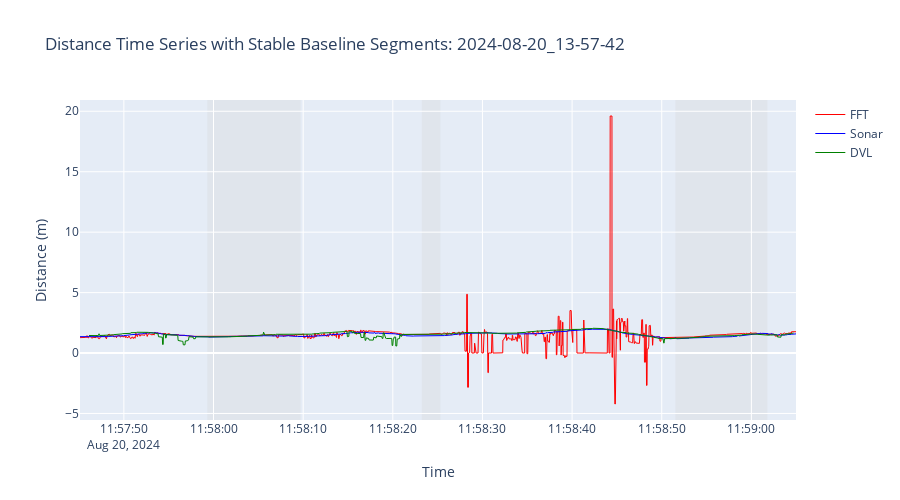

The cell this chart's notebook holds for it:
### Markdown cell above
## 8. Visualization

Create comprehensive plots of all analyses.

### Code cell
# Plot 1: Full time series with baseline segments highlighted
fig1 = go.Figure()

for method, col, color in [('FFT', 'fft_distance_m', 'red'), 
                           ('Sonar', 'sonar_distance_m', 'blue'), 
                           ('DVL', 'nav_distance_m', 'green')]:
    if col in df.columns:
        fig1.add_trace(go.Scatter(
            x=df.index, y=df[col],
            mode='lines', name=method,
            line=dict(color=color, width=1)
        ))

# Highlight baseline segments
for seg in segments[:20]:  # First 20 segments
    fig1.add_vrect(
        x0=seg['start'], x1=seg['end'],
        fillcolor="lightgray", opacity=0.3,
        layer="below", line_width=0
    )

fig1.update_layout(
    title=f"Distance Time Series with Stable Baseline Segments: {TARGET_BAG}",
    xaxis_title="Time",
    yaxis_title="Distance (m)",
    height=500,
    hovermode='x unified'
)

fig1.show()
save_path = PLOTS_DIR / f"{TARGET_BAG}_full_timeseries.html"
fig1.write_html(str(save_path))
print(f"Saved: {save_path.name}")

### Figure 1 — Plotly figure (JSON) as saved in the notebook; plotly's stock layout.template omitted (floating-point values rounded to 4 significant figures; data arrays with more than 128 entries replaced by an {"elided": "..."} marker saying what was removed)
{"data": [{"line": {"color": "red", "width": 1}, "mode": "lines", "name": "FFT", "type": "scatter", "x": {"elided": "2744 str values"}, "y": {"elided": "2744 float values"}}, {"line": {"color": "blue", "width": 1}, "mode": "lines", "name": "Sonar", "type": "scatter", "x": {"elided": "2744 str values"}, "y": {"elided": "2744 float values"}}, {"line": {"color": "green", "width": 1}, "mode": "lines", "name": "DVL", "type": "scatter", "x": {"elided": "2744 str values"}, "y": {"elided": "2744 float values"}}], "layout": {"height": 500, "hovermode": "x unified", "shapes": [{"fillcolor": "lightgray", "layer": "below", "line": {"width": 0}, "opacity": 0.3, "type": "rect", "x0": "2024-08-20T11:57:59.316217+00:00", "x1": "2024-08-20T11:58:09.706397+00:00", "xref": "x", "y0": 0, "y1": 1, "yref": "y domain"}, {"fillcolor": "lightgray", "layer": "below", "line": {"width": 0}, "opacity": 0.3, "type": "rect", "x0": "2024-08-20T11:58:23.240211+00:00", "x1": "2024-08-20T11:58:25.306110+00:00", "xref": "x", "y0": 0, "y1": 1, "yref": "y domain"}, {"fillcolor": "lightgray", "layer": "below", "line": {"width": 0}, "opacity": 0.3, "type": "rect", "x0": "2024-08-20T11:58:51.535775+00:00", "x1": "2024-08-20T11:59:01.775536+00:00", "xref": "x", "y0": 0, "y1": 1, "yref": "y domain"}], "title": {"text": "Distance Time Series with Stable Baseline Segments: 2024-08-20_13-57-42"}, "xaxis": {"title": {"text": "Time"}}, "yaxis": {"title": {"text": "Distance (m)"}}}}
